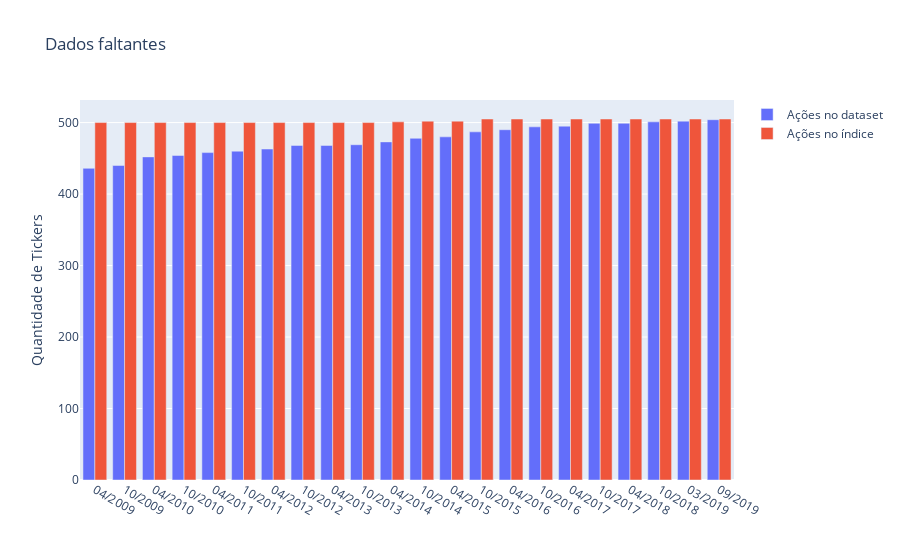

Here is the notebook cell this chart was saved with:
### Markdown cell above
Pelo gráfico abaixo, é possível perceber que boa parte das ações do índice ficaram sem seus dados disponibilizados.

### Code cell
import plotly.graph_objects as go

data = [go.Bar(y=stocks_in_dataset[7:], x=keys[7:], name="Ações no dataset"), 
        go.Bar(y=sp500_size[7:], x=keys[7:], name = 'Ações no índice')]

layout = go.Layout(xaxis=dict(type='category'))
fig = go.Figure(data = data, layout = layout)
fig.update_layout(
    title='Dados faltantes',
    xaxis_title= '',
    yaxis_title = 'Quantidade de Tickers',
#     bar_mode = 'group',
    )
fig.show()

### Figure 1 — Plotly figure (JSON) as saved in the notebook; plotly's stock layout.template omitted (floating-point values rounded to 4 significant figures)
{"data": [{"name": "Ações no dataset", "type": "bar", "x": ["04/2009", "10/2009", "04/2010", "10/2010", "04/2011", "10/2011", "04/2012", "10/2012", "04/2013", "10/2013", "04/2014", "10/2014", "04/2015", "10/2015", "04/2016", "10/2016", "04/2017", "10/2017", "04/2018", "10/2018", "03/2019", "09/2019"], "y": [436, 440, 452, 454, 458, 460, 463, 468, 468, 469, 473, 478, 480, 487, 490, 494, 495, 499, 499, 501, 502, 504]}, {"name": "Ações no índice", "type": "bar", "x": ["04/2009", "10/2009", "04/2010", "10/2010", "04/2011", "10/2011", "04/2012", "10/2012", "04/2013", "10/2013", "04/2014", "10/2014", "04/2015", "10/2015", "04/2016", "10/2016", "04/2017", "10/2017", "04/2018", "10/2018", "03/2019", "09/2019"], "y": [500, 500, 500, 500, 500, 500, 500, 500, 500, 500, 501, 502, 502, 505, 505, 505, 505, 505, 505, 505, 505, 505]}], "layout": {"title": {"text": "Dados faltantes"}, "xaxis": {"title": {"text": ""}, "type": "category"}, "yaxis": {"title": {"text": "Quantidade de Tickers"}}}}
